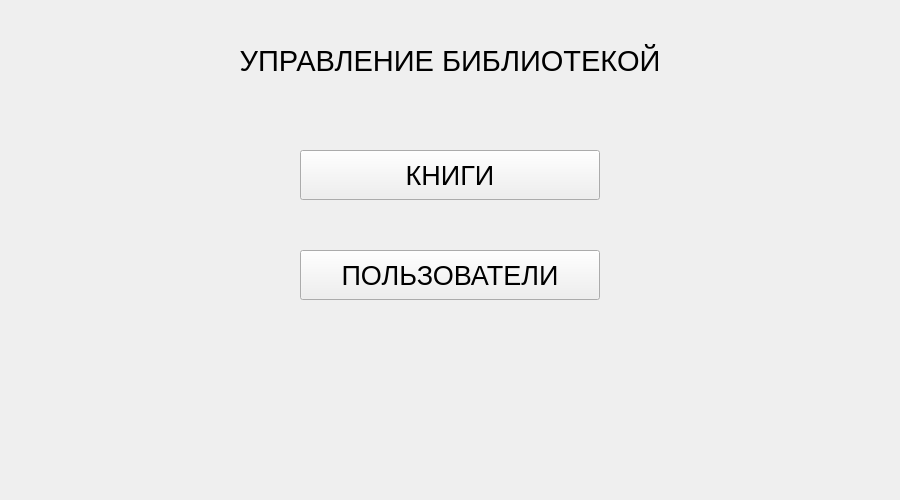
<?xml version="1.0" encoding="UTF-8"?>
<ui version="4.0">
 <class>AdminMainWindow</class>
 <widget class="QWidget" name="AdminMainWindow">
  <property name="geometry">
   <rect>
    <x>0</x>
    <y>0</y>
    <width>900</width>
    <height>500</height>
   </rect>
  </property>
  <property name="windowTitle">
   <string>Form</string>
  </property>
  <widget class="QLabel" name="label">
   <property name="geometry">
    <rect>
     <x>0</x>
     <y>40</y>
     <width>900</width>
     <height>41</height>
    </rect>
   </property>
   <property name="font">
    <font>
     <pointsize>22</pointsize>
    </font>
   </property>
   <property name="text">
    <string>УПРАВЛЕНИЕ БИБЛИОТЕКОЙ</string>
   </property>
   <property name="alignment">
    <set>Qt::AlignCenter</set>
   </property>
  </widget>
  <widget class="QPushButton" name="pushButton">
   <property name="geometry">
    <rect>
     <x>300</x>
     <y>150</y>
     <width>300</width>
     <height>50</height>
    </rect>
   </property>
   <property name="font">
    <font>
     <pointsize>20</pointsize>
    </font>
   </property>
   <property name="text">
    <string>КНИГИ</string>
   </property>
  </widget>
  <widget class="QPushButton" name="pushButton_2">
   <property name="geometry">
    <rect>
     <x>300</x>
     <y>250</y>
     <width>300</width>
     <height>50</height>
    </rect>
   </property>
   <property name="font">
    <font>
     <pointsize>20</pointsize>
    </font>
   </property>
   <property name="text">
    <string>ПОЛЬЗОВАТЕЛИ</string>
   </property>
  </widget>
 </widget>
 <resources/>
 <connections/>
</ui>
